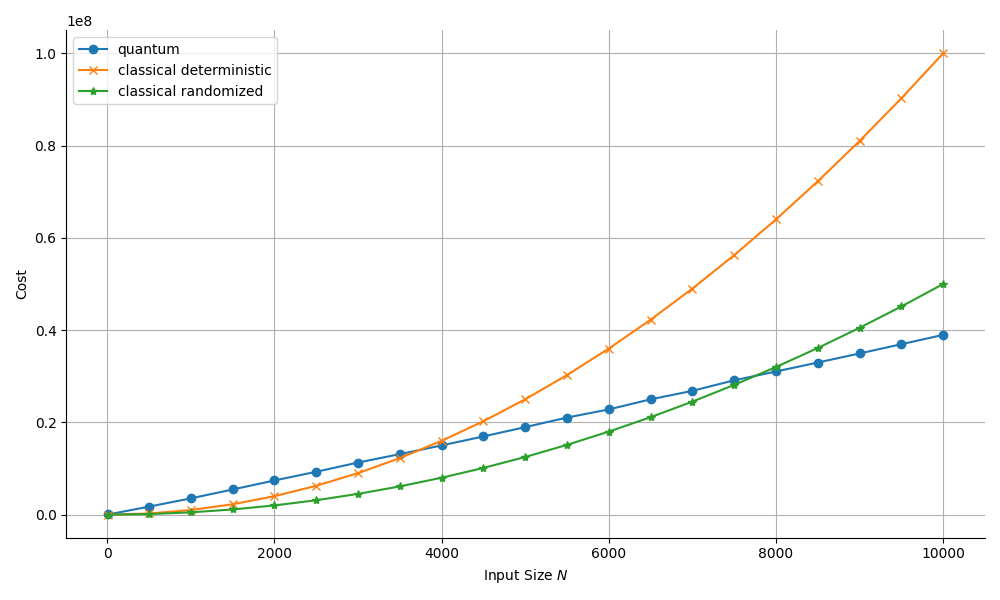

The script that saved this image:
import numpy as np
import pandas as pd
import matplotlib.pyplot as plt

# Load data
df = pd.read_csv('worstcase.csv')


# Plot cost vs good (g) for each unique value of n
plt.figure(figsize=(10, 6))
xaxis = df['n']
plt.plot(xaxis, df['cost'], marker='o', label='quantum')
plt.plot(xaxis,df['n']**2, marker='x', label='classical deterministic')
plt.plot(xaxis,df['n']**2 / 2, marker='*', label='classical randomized')

plt.xlabel('Input Size $N$')
plt.ylabel('Cost')
plt.title('')
plt.legend()
plt.grid(True)
ax = plt.gca()
ax.spines['top'].set_visible(False)
ax.spines['right'].set_visible(False)
plt.tight_layout()
plt.savefig('worstcase.png')
plt.close()
